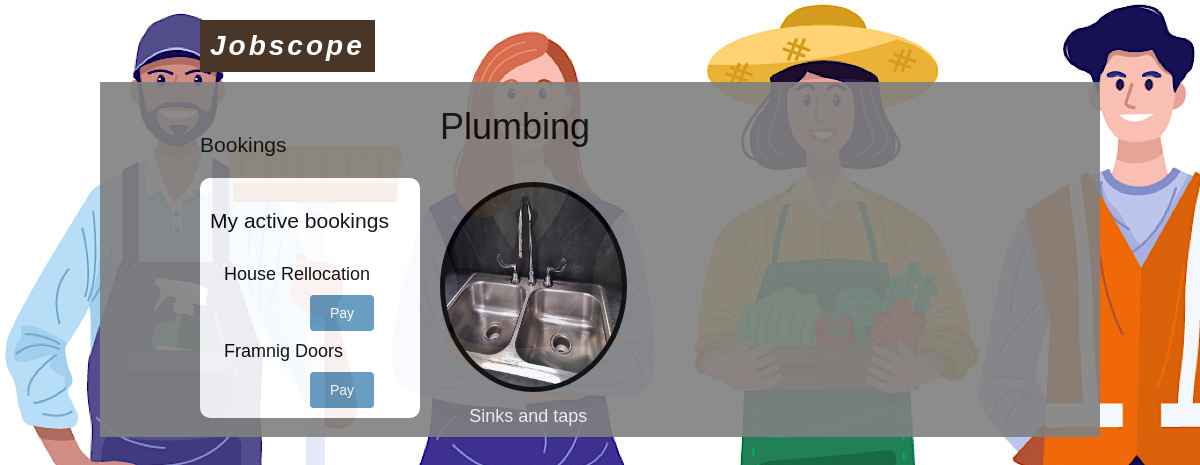
/service/Plumbing/ (signed in), run on an earlier commit of the app's database.
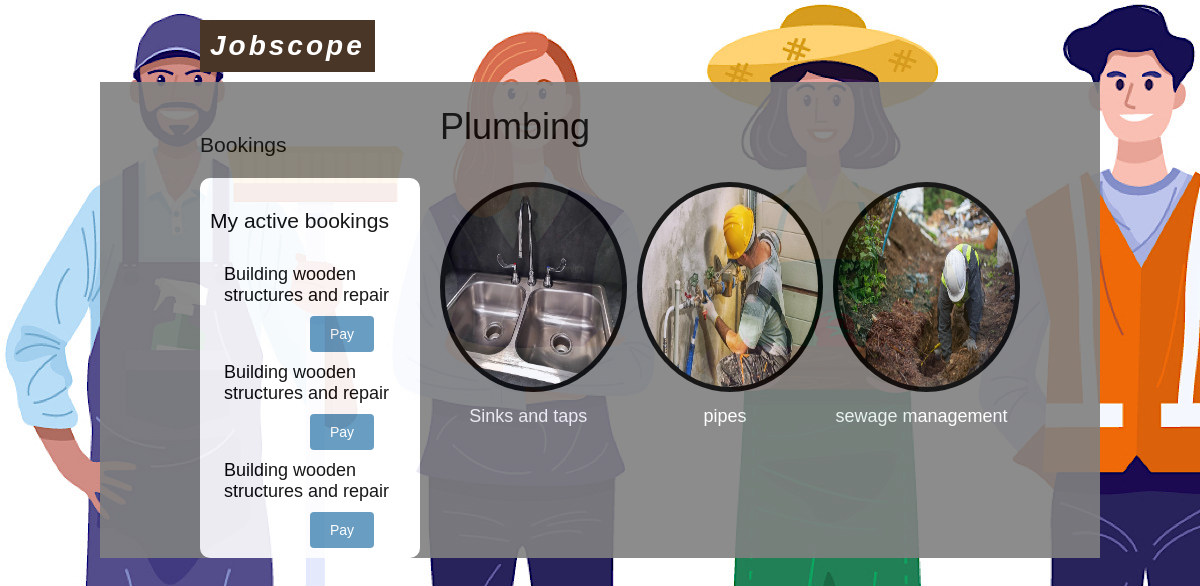
And on a later commit of the database.
### booking/models.py (models this page shows, shortened)
class Booking(models.Model):
    name = models.ForeignKey(User, on_delete=models.CASCADE)
    service = models.ForeignKey(Service, on_delete=models.CASCADE)
    item = models.ForeignKey(Item, on_delete=models.CASCADE)
    description = models.TextField(blank=True)
    telephone=models.CharField(max_length=12, blank=False)
    email=models.EmailField(max_length=200)
    location=models.CharField(max_length=200)
    paid=models.BooleanField(default=False)
    updated = models.DateTimeField(auto_now=True)
    created = models.DateTimeField(auto_now_add=True)
    braintree_id = models.CharField(max_length=150, blank=True)
    class Meta:
        verbose_name = 'booking'
        verbose_name_plural = 'bookings'
    def get_absolute_url(self):
        return reverse('payment:process', args=[self.id])

### service/models.py (models this page shows)
class Service(models.Model):
    name = models.CharField(max_length=200, db_index=True)
    slug = models.SlugField(max_length=200, db_index=True)
    description = models.TextField(blank=True)
    category = models.ForeignKey(Category, related_name='service', on_delete=models.CASCADE)
    image = models.ImageField(upload_to='products/%Y/%m/%d', blank=True)
    created = models.DateTimeField(auto_now_add=True)
    updated = models.DateTimeField(auto_now=True)
    def __str__(self):
        return self.name
    def get_absolute_url(self):
        return reverse('jobscope:service_detail', args=[self.id, self.slug])

### service/views.py (the view)
# urls.py: path('<slug:category_slug>/', views.category_list, name='category_services'),
def category_list(request, category_slug):
    services = Service.objects.all()
    category = get_object_or_404(Category, slug=category_slug)
    services = services.filter(category=category)
    bookings = Booking.objects.all()
    username = request.user.username
    user = User.objects.get(username = username)
    booked_services = bookings.filter(name=user)
    return render(request, 'shop/product/services.html', {'category':category, 'services':services, 'booked_services':booked_services})

### service/templates/shop/product/services.html (shortened to what this page needs)
{% extends "shop/base.html" %}
{% load static %}
{% block content %}
<div id="sidebar">
	<h3>Bookings</h3>
  <div class="aboutdiv">
  <div class="booked">
  <h3>My active bookings</h3>
  {% for a in booked_services %}
  <ul>
	  <li class="each">{{ a.service }}</li>
	  <a href="{{ a.get_absolute_url }}"><input class="pay" type="submit" value="Pay"></a>
  </ul>
  {% endfor %}
  </div>
  </div>
 </div>
<div id="main" class="product-list">
	<h1>{{ category.name }}</h1>
  {% for s in services %}
  <div class="item">
      <img style="height:100px, weight:100px" src="{% if s.image %}{{ s.image.url }}{% else %}{% static "img/no_image.png" %}{% endif %}">
    <a href="{{ s.get_absolute_url }}">{{ s.name }}</a>
    <br>
  </div>
  {% endfor %}
</div>
{% endblock %}

What changed in the data, as far as the page shows it:
removed Booking: service "House Rellocation"
removed Booking: service "Framnig Doors"
added Booking: service "Building wooden structures and repair"
added Booking: service "Building wooden structures and repair"
added Booking: service "Building wooden structures and repair"
added Service: image (picture), name "pipes"
added Service: image (picture), name "sewage management"
